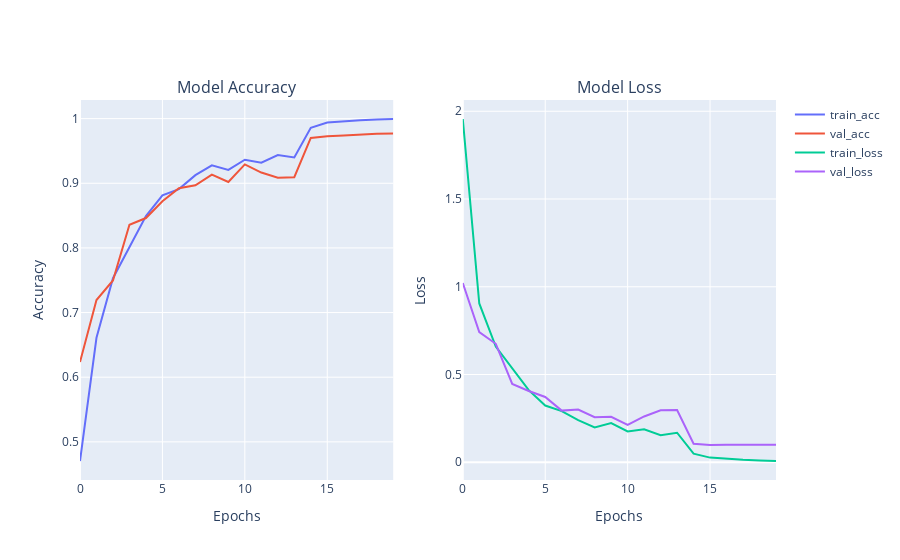

This figure's notebook cell:
### Code cell
imageid_path_dict = {os.path.splitext(os.path.basename(x))[0]: x
                     for x in glob(os.path.join("Skin Cancer MNIST HAM10000/", '*', '*.jpg'))}
lesion_type_dict = {
    'nv': 'Melanocytic nevi (nv)',
    'mel': 'Melanoma (mel)',
    'bkl': 'Benign keratosis-like lesions (bkl)',
    'bcc': 'Basal cell carcinoma (bcc)',
    'akiec': 'Actinic keratoses (akiec)',
    'vasc': 'Vascular lesions (vasc)',
    'df': 'Dermatofibroma (df)'
}
label_mapping = {
    0: 'nv',
    1: 'mel',
    2: 'bkl',
    3: 'bcc',
    4: 'akiec',
    5: 'vasc',
    6: 'df'
}
reverse_label_mapping = dict((value, key) for key, value in label_mapping.items())

data = pd.read_csv(os.path.join("Skin Cancer MNIST HAM10000/",'HAM10000_metadata.csv'))

data['age'].fillna(value=int(data['age'].mean()), inplace=True)
data['age'] = data['age'].astype('int32')

data['cell_type'] = data['dx'].map(lesion_type_dict.get)
data['path'] = data['image_id'].map(imageid_path_dict.get)

data['image_pixel'] = data['path'].map(lambda x: np.asarray(Image.open(x).resize((28,28))))

data['label'] = data['dx'].map(reverse_label_mapping.get)

data = data.sort_values('label')
data = data.reset_index()

counter = 0
frames = [data]
for i in [4,4,11,17,45,52]:
    counter+=1
    index = data[data['label'] == counter].index.values
    df_index = data.iloc[int(min(index)):int(max(index)+1)]
    df_index = df_index.append([df_index]*i, ignore_index = True)
    frames.append(df_index)
    
final_data = pd.concat(frames)

X_orig = data['image_pixel'].to_numpy()
X_orig = np.stack(X_orig, axis=0)
Y_orig = np.array(data.iloc[:, -1:])
print(X_orig.shape)
print(Y_orig.shape)

X_aug = final_data['image_pixel'].to_numpy()
X_aug = np.stack(X_aug, axis=0)
Y_aug = np.array(final_data.iloc[:, -1:])
print(X_aug.shape)
print(Y_aug.shape)

X_train_orig, X_test_orig, Y_train_orig, Y_test_orig = prepare_for_train_test(X_orig, Y_orig)

model =create_model()

X_train_aug, X_test_aug, Y_train_aug, Y_test_aug = prepare_for_train_test(X_aug, Y_aug)

model2_history = train_model(model, X_train_aug, Y_train_aug, 20)

plot_model_training_curve(model2_history)

test_model(model, X_train_aug, Y_train_aug, X_test_orig, Y_test_orig, label_mapping)

##########################################################################################
image_path ='/home/mostafatarek/Desktop/000my/study/000/Skin/HAM10000/Skin Cancer MNIST HAM10000/HAM10000_images_part_1/ISIC_0029297.jpg' 
img = np.asarray(Image.open(image_path).resize((28,28)))
new_one = img.reshape((1,28,28,3))
v = model.predict(new_one)
max_index = np.argmax(v)

print("Index of max value:", max_index)

### Figure 1 — Plotly figure (JSON) as saved in the notebook; plotly's stock layout.template omitted (floating-point values rounded to 4 significant figures)
{"data": [{"name": "train_acc", "type": "scatter", "xaxis": "x", "y": [0.4703, 0.6609, 0.7532, 0.8018, 0.8491, 0.8814, 0.891, 0.9126, 0.9277, 0.9207, 0.9365, 0.9318, 0.9438, 0.94, 0.9859, 0.994, 0.9961, 0.9976, 0.9988, 0.9994], "yaxis": "y"}, {"name": "val_acc", "type": "scatter", "xaxis": "x", "y": [0.6234, 0.7193, 0.7496, 0.8358, 0.8462, 0.8721, 0.8922, 0.8969, 0.9134, 0.9021, 0.9292, 0.9165, 0.9085, 0.9094, 0.9701, 0.9727, 0.9739, 0.9753, 0.9768, 0.9769], "yaxis": "y"}, {"name": "train_loss", "type": "scatter", "xaxis": "x2", "y": [1.956, 0.9047, 0.6595, 0.532, 0.4107, 0.3231, 0.2917, 0.2397, 0.1985, 0.2232, 0.1756, 0.1875, 0.1545, 0.1683, 0.04887, 0.02643, 0.01886, 0.01383, 0.01004, 0.007066], "yaxis": "y2"}, {"name": "val_loss", "type": "scatter", "xaxis": "x2", "y": [1.022, 0.7413, 0.675, 0.4462, 0.4057, 0.3721, 0.2942, 0.3005, 0.2563, 0.2593, 0.213, 0.2609, 0.296, 0.2976, 0.1054, 0.09762, 0.09916, 0.1009, 0.09965, 0.09978], "yaxis": "y2"}], "layout": {"annotations": [{"font": {"size": 16}, "showarrow": false, "text": "Model Accuracy", "x": 0.225, "xanchor": "center", "xref": "paper", "y": 1, "yanchor": "bottom", "yref": "paper"}, {"font": {"size": 16}, "showarrow": false, "text": "Model Loss", "x": 0.775, "xanchor": "center", "xref": "paper", "y": 1, "yanchor": "bottom", "yref": "paper"}], "xaxis": {"anchor": "y", "domain": [0, 0.45], "title": {"text": "Epochs"}}, "xaxis2": {"anchor": "y2", "domain": [0.55, 1], "title": {"text": "Epochs"}}, "yaxis": {"anchor": "x", "domain": [0, 1], "title": {"text": "Accuracy"}}, "yaxis2": {"anchor": "x2", "domain": [0, 1], "title": {"text": "Loss"}}}}
